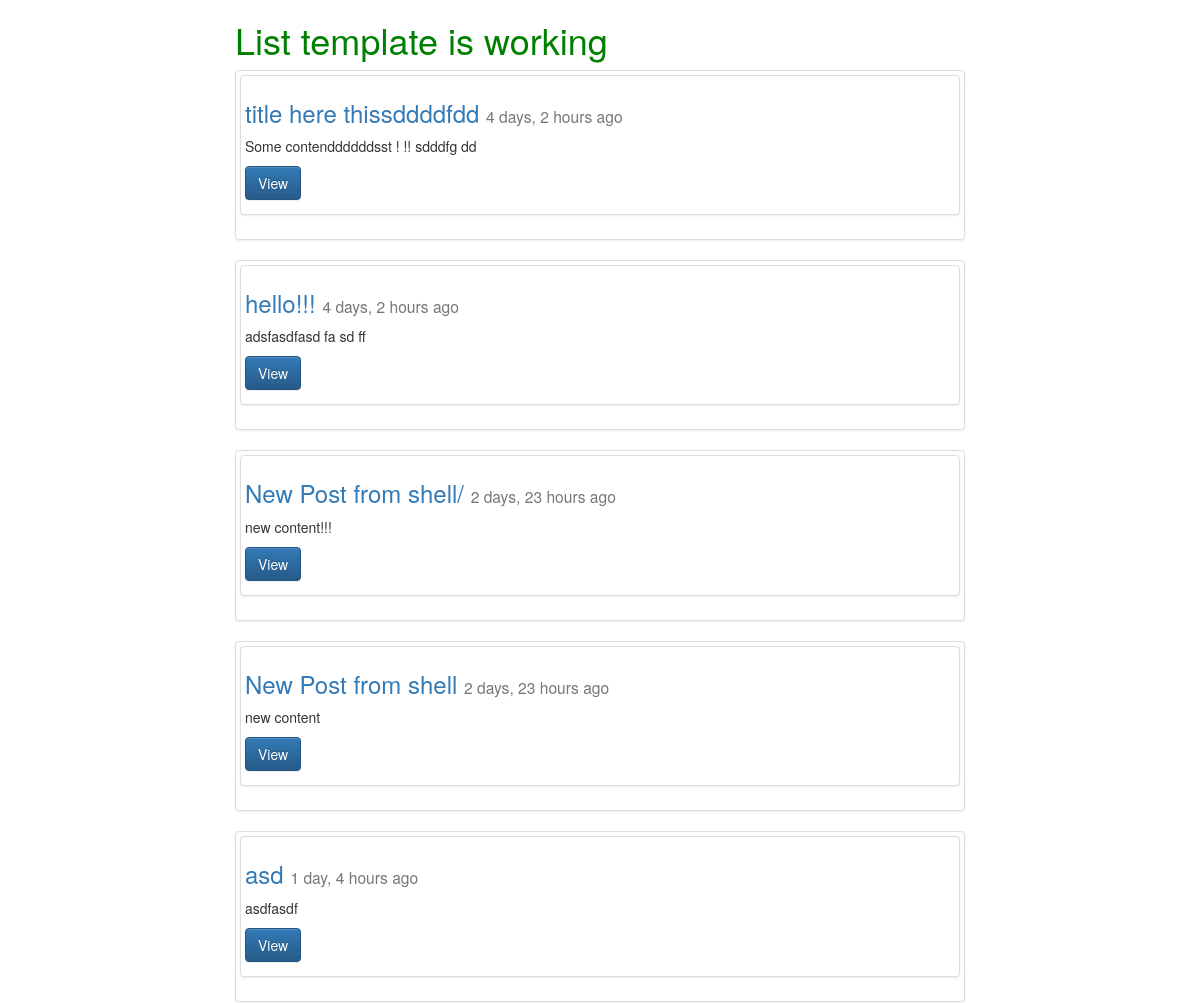
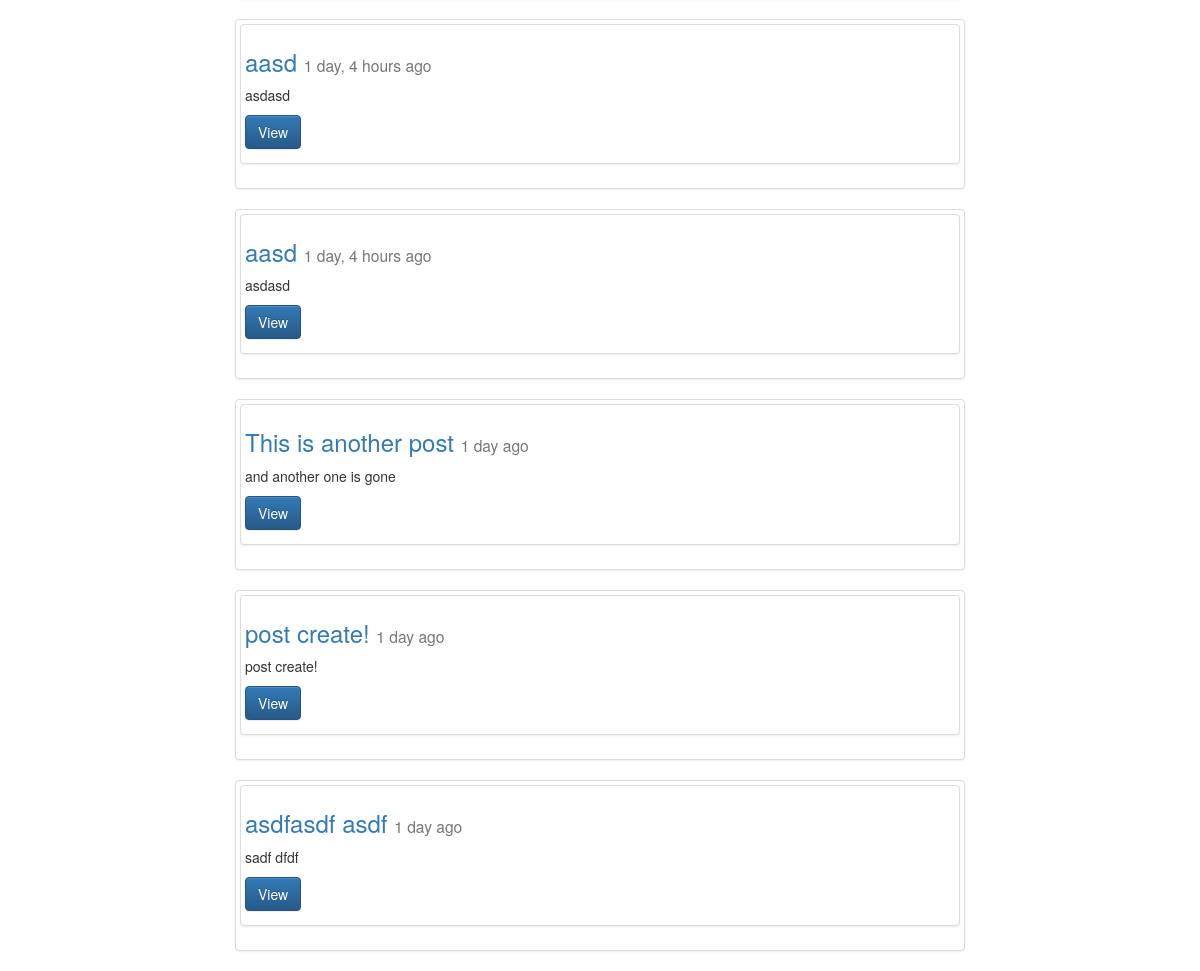
/posts/, run on an earlier commit of the app's database (2 pictures, top to bottom).
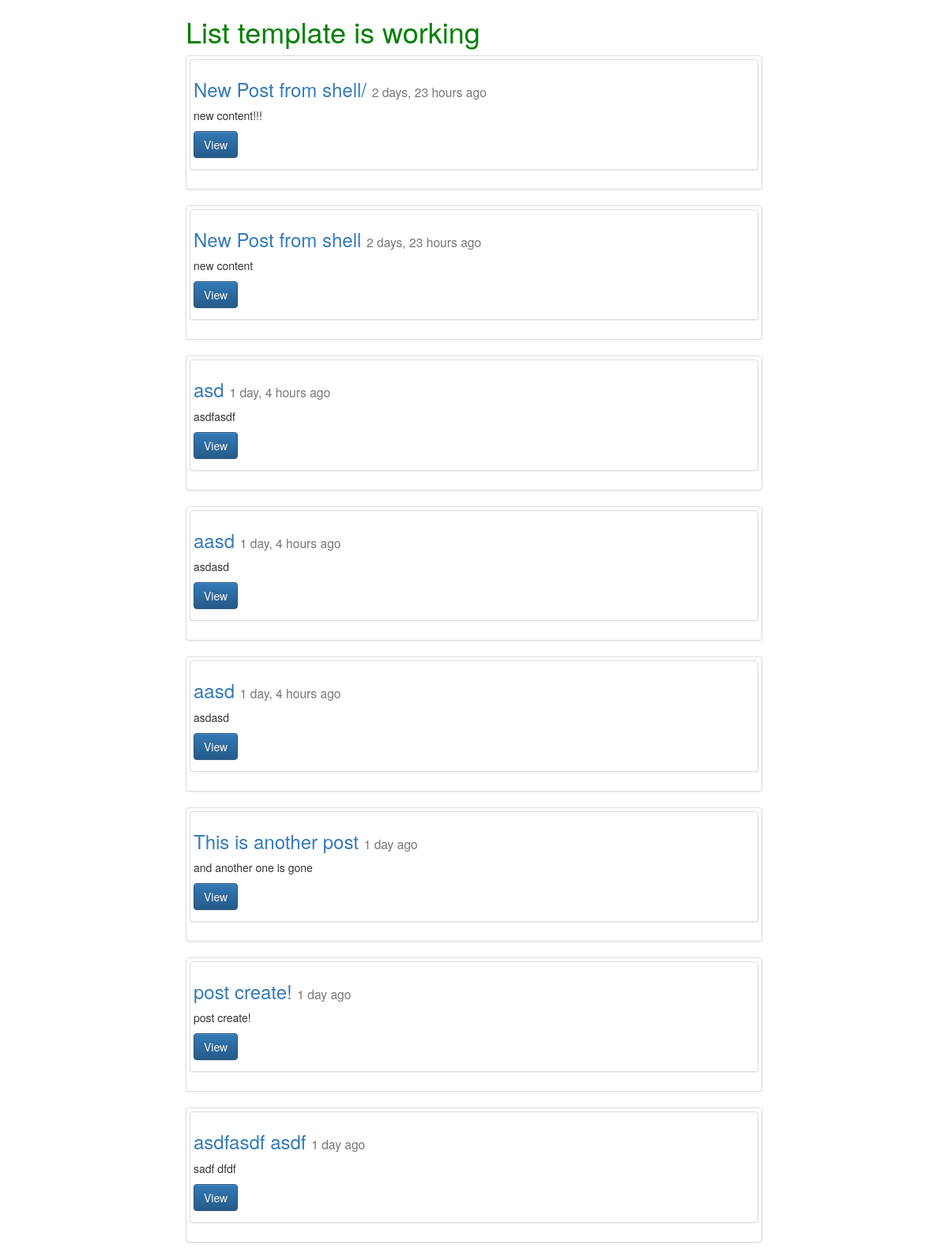
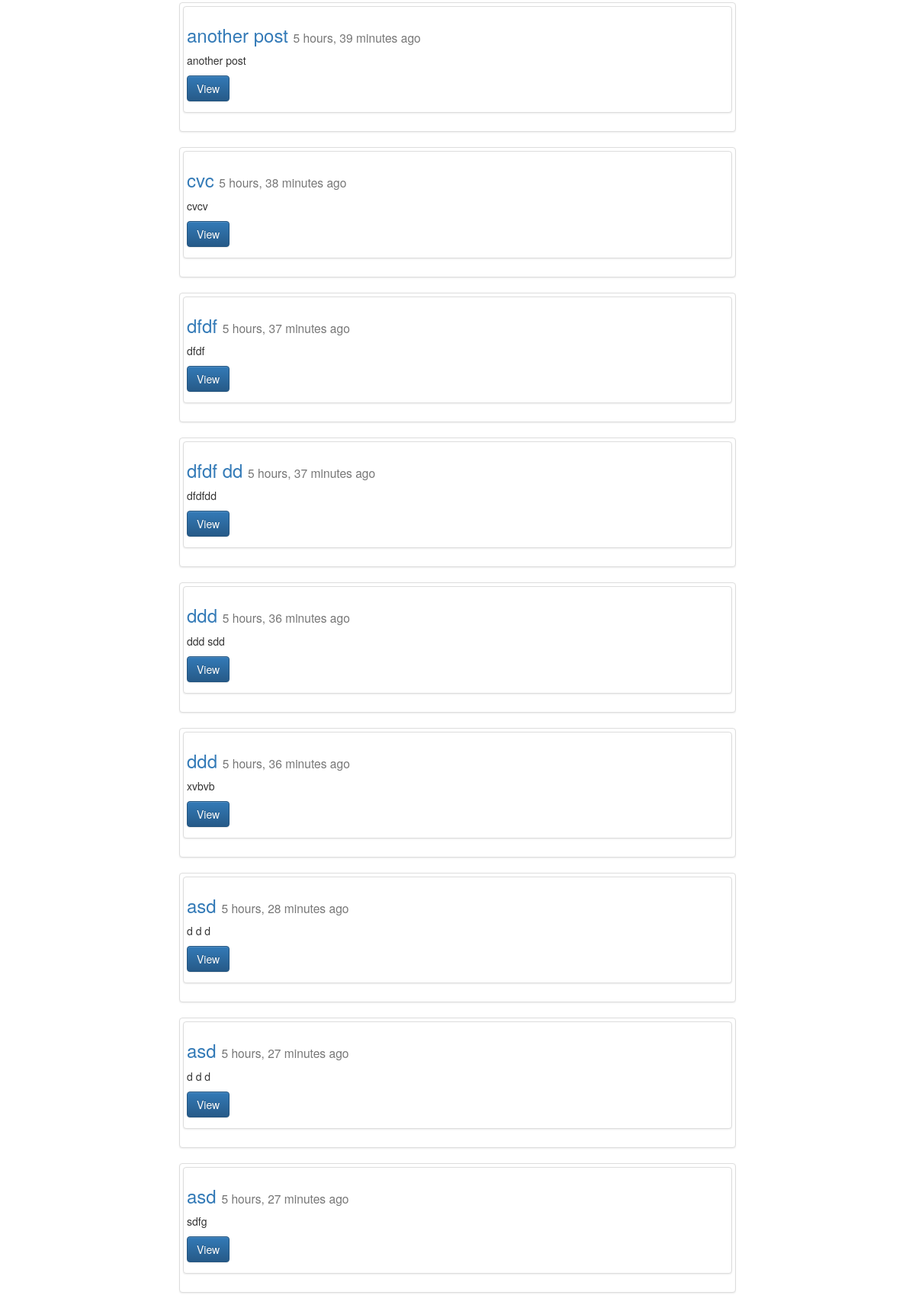
And on a later commit of the database (2 pictures, top to bottom).
### posts/models.py (models this page shows, shortened)
class Post(models.Model):
    title = models.CharField(max_length=120)
    content = models.TextField()
    updated = models.DateTimeField(auto_now=True, auto_now_add=False)
    timestamp = models.DateTimeField(auto_now=False, auto_now_add=True)
    def get_absolute_url(self):
        return reverse("posts:detail",kwargs={"id":self.id})

### posts/views.py (the view)
def post_list(request):
    queryset = Post.objects.all()
    context = {
        "object_list":queryset,
        "title":"List"
    }
    return render(request,"post_list.html",context)

### templates/post_list.html
{% extends "base.html"%}
{% block content%}
<div class='col-sm-8 col-sm-offset-2'>
<h1>{{ title}} template is working</h1>
        {% for obj in object_list %}
         <div class="row">
            <div class='col-sm-12'>
                <div class='thumbnail'>
                    <div class="thumbnail">
                       <h3><a href="{{obj.get_absolute_url}}"> {{obj.title}} </a><small>{{obj.timestamp|timesince}} ago</small></h3>
                        <p>{{obj.content | linebreaks|truncatechars:120}}</p>
                        <p><a href="{{obj.get_absolute_url}}" class="btn btn-primary" role="button">View</a></p>
                    </div>
                </div>
            </div>
        </div>
        {% endfor %}
</div>
{% endblock content%}

### templates/base.html (shortened to what this page needs)
{% load staticfiles %}
<html>
    <head>
        <link rel="stylesheet" href="https://maxcdn.bootstrapcdn.com/bootstrap/3.3.6/css/bootstrap.min.css">
        <link rel="stylesheet" href="https://maxcdn.bootstrapcdn.com/bootstrap/3.3.6/css/bootstrap-theme.min.css">
        <link rel='stylesheet' href='{% static "css/base.css"%}' />
    </head>
    <body>
        <div class="container">
            {% block content%}
            {% endblock content%}
        </div>
    </body>
</html>

### static/css/base.css (style rules this page uses)
h1 { color:green; }

What changed in the data, as far as the page shows it:
removed Post: title "title here thissddddfdd", timestamp "4 days, 2 hours", content "Some contenddddddsst ! !! sdddfg dd"
removed Post: title "hello!!!", timestamp "4 days, 2 hours", content "adsfasdfasd fa sd ff"
added Post: title "another post", timestamp "5 hours, 39 minutes", content "another post"
added Post: title "cvc", timestamp "5 hours, 38 minutes", content "cvcv"
added Post: title "dfdf", timestamp "5 hours, 37 minutes", content "dfdf"
added Post: title "dfdf dd", timestamp "5 hours, 37 minutes", content "dfdfdd"
added Post: title "ddd", timestamp "5 hours, 36 minutes", content "ddd sdd"
added Post: title "ddd", timestamp "5 hours, 36 minutes", content "xvbvb"
added Post: title "asd", timestamp "5 hours, 28 minutes", content "d d d"
added Post: title "asd", timestamp "5 hours, 27 minutes", content "d d d"
added Post: title "asd", timestamp "5 hours, 27 minutes", content "sdfg"
